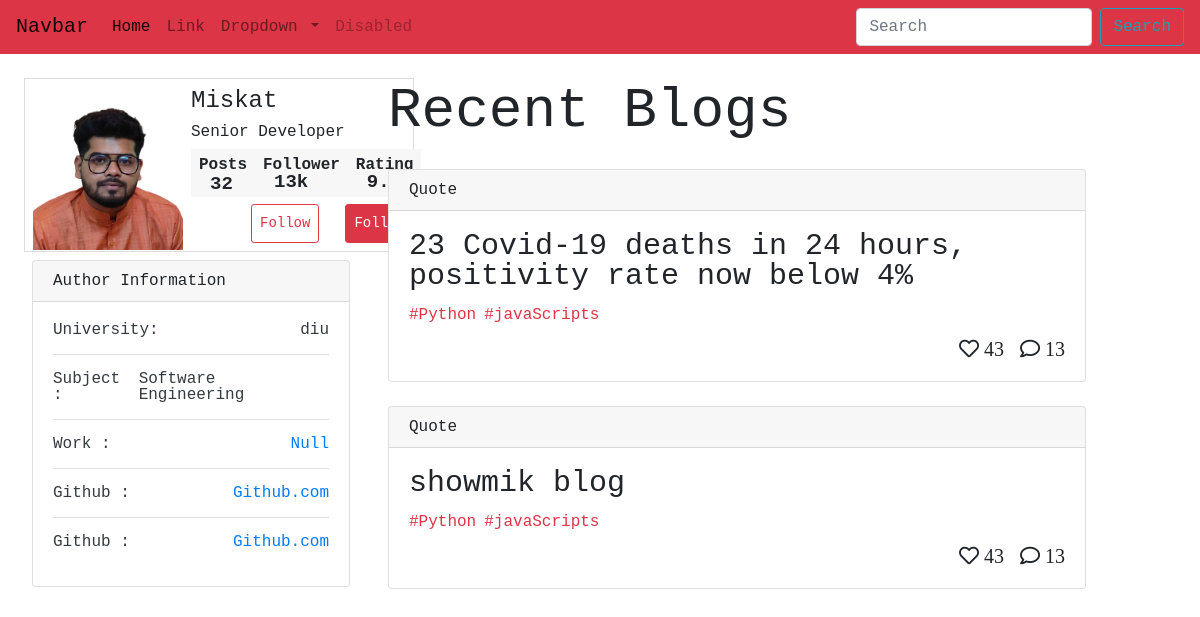
Page /author/1 on the committed database.
### blogs/models.py (models this page shows, shortened)
class Author(models.Model):
    name = models.CharField(max_length=50)
    author_img = models.ImageField(upload_to="media")
    email = models.EmailField()
    institution = models.CharField(max_length=100, blank=True, null=True)
    study_subject = models.CharField(max_length=100, blank=True, null=True)
    current_year = models.CharField(max_length=50, blank=True, null=True)
    github = models.CharField(max_length=100, blank=True, null=True)
    facebook = models.CharField(max_length=100, blank=True, null=True)
    Twitter = models.CharField(max_length=100, blank=True, null=True)

class Blog(models.Model):
    title = models.CharField(max_length=255)
    body = models.TextField(max_length=10000)
    img = models.ImageField(upload_to="media")
    author = models.ForeignKey(Author, on_delete=SET_NULL, null=True)
    time_created = models.DateTimeField(auto_now_add=True)
    react = models.IntegerField(blank=True, null=True)
    comment = models.ManyToManyField(Comment)
    category = models.ForeignKey(Category, on_delete=SET_NULL, null=True)
    tags = models.ManyToManyField(Tag)

### blogs/views.py (the view)
# urls.py: path('author/<int:pk>', views.home3, name='author'),
def home3(request, pk):
    author = Author.objects.get(id=pk)
    author_blog = Blog.objects.filter(author=author)
    context = {
        'author': author,
        'aut': author_blog
    }
    return render(request, 'blogs/author_page.html', context)

### templates/blogs/author_page.html (shortened to what this page needs)
{% load static %}
<!DOCTYPE html>
<html lang="en">
  <head>
    <link
      rel="stylesheet"
      href="https://stackpath.bootstrapcdn.com/bootstrap/4.1.1/css/bootstrap.min.css"
    />
    <link
      rel="stylesheet"
      href="https://use.fontawesome.com/releases/v5.15.3/css/all.css"
    />
    <link rel="stylesheet" href={% static "css/author.css" %}>
  </head>
  <body>
    {% include 'blogs/navbar.html' %}
<!DOCTYPE html>
<html lang="en">
  <head>
    <link
      rel="stylesheet"
      href="https://stackpath.bootstrapcdn.com/bootstrap/4.1.1/css/bootstrap.min.css"
    />
    <link
      rel="stylesheet"
      href="https://use.fontawesome.com/releases/v5.15.3/css/all.css"
    />
    <link rel="stylesheet" href="author.css">
  </head>
  <body>
    <main class="row p-4">
        <div class="col-lg-4 main_card col-md-10">
          <div class="d-flex flex-column justify-content-between">
            <div class="d-flex profile_card">
              <div class="img_author pl-2 pt-2">
                  <img src={% get_media_prefix %}{{ author.author_img }} alt="sadi">
              </div>
              <div class="p-2 profile">
                  <div class="d-flex flex-column">
                      <div>
                          <h4>{{ author.name }}</h4>
                          <p>Senior Developer</p>
                      </div>
                      <div class="d-flex follower_count  ">
                          <div class="p-2 d-flex flex-sm-column single_counter">
                              <p class="font-weight-bold ">Posts</p>
                              <span class="text-center number1 ">32</span>
                          </div>
                          <div class="p-2 single_counter">
                              <p class="font-weight-bold">Follower</p>
                              <p class="text-center number2 p-0">13k</p>
                          </div>
                          <div class="p-2 single_counter">
                              <p class="font-weight-bold">Rating</p>
                              <p class="text-center number3 p-0">9.0</p>
                          </div>
                      </div>
                      <div class="d-flex mt-5 btn_cont">
                        <button class="p-2 btn mr-3 btn-sm btn1 btn-outline-danger">Follow</button>
                        <button class="p-2 btn btn-sm btn2 btn-danger">Follow</button>
                      </div>
                  </div>
              </div>
          </div>
          <div class="p-2">
            <div class="card  mb-3" style="max-width: 23rem;">
              <div class="card-header">Author Information</div>
              <div class="card-body text-dark">
               <div class="d-flex justify-content-between border-bottom">
                 <p class="mr-3">University: </p>
                 <p>{{ author.institution }}</p>
               </div>
               <div class="d-flex justify-content-between border-bottom pt-3">
                <p>Subject : </p>
                <p>Software Engineering</p>
              </div>
              <div class="d-flex justify-content-between border-bottom pt-3">
                <p>Work : </p>
                <p><a href="github">Null</a></p>
              </div>
              <div class="d-flex justify-content-between border-bottom pt-3">
                <p>Github : </p>
                <p><a href="github">Github.com</a></p>
              </div>
              <div class="d-flex justify-content-between pt-3">
                <p>Github : </p>
                <p><a href="github">Github.com</a></p>
              </div>
              </div>
            </div>
          </div>
          </div>
        </div>
        <div class="col-lg-8 col-sm-7">
          <h2 class="display-4 mb-4">Recent Blogs</h2>
             {% for at in aut %}
          <div class="card mb-4">
            <div class="card-header">
              Quote
            </div>
            <div class="card-body">
              <blockquote class="blockquote mb-0">
                <p class="title_ath">
                  {{ at.title }}</p>
                <div class="d-flex">
                  <p class="small mr-2 text-danger">#Python</p>
                  <p class="small text-danger">#javaScripts</p>
                </div>
                <footer class="d-flex justify-content-end"><span class="mr-3"><i class="far fa-heart">  43</i></span></span>  <span><i class="far fa-comment"> 13</i></span></footer>
              </blockquote>
            </div>
          </div>
            {% endfor %}
        </div>
    </main>
  </body>
</html>
  </body>
</html>

### static/css/author.css (style rules this page uses)
body { margin: 0; padding: 0; line-height: 1; font-family: monospace; }
* { margin: 0; padding:0; box-sizing: border-box; }
main { max-width: 95vw; }
.img_author img { width: 150px; }
.single_counter { position: relative; }
.number1 { font-size: 19px; font-weight: 700 !important; position: absolute; bottom: 3px; left: 19px; }
.number2 { font-size: 19px; font-weight: 700 !important; position: absolute; top: 23.5px; left: 19px; }
.number3 { font-size: 19px; font-weight: 700 !important; position: absolute; top: 23.5px; left: 19px; }
.profile { position: relative; }
.profile_card { border: 1px solid #dddddd; width: 390px; }
.follower_count { position: absolute; top: 70px; background-color: #F7F7F7; }
.btn2 { margin-left: 10px; }
.btn_cont { margin-left: 60px; }
.title_ath { font-size: 30px; font-family: monospace; }

### rows in the picture
Author: author_img (picture), name "Miskat", institution "diu"
Blog: title "23 Covid-19 deaths in 24 hours, positivity rate now below 4%"
Blog: title "showmik blog"
